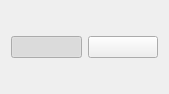
<?xml version="1.0" encoding="UTF-8"?>
<ui version="4.0">
 <class>DrawingToolSelector</class>
 <widget class="QWidget" name="DrawingToolSelector">
  <property name="geometry">
   <rect>
    <x>0</x>
    <y>0</y>
    <width>169</width>
    <height>94</height>
   </rect>
  </property>
  <property name="windowTitle">
   <string>Form</string>
  </property>
  <layout class="QHBoxLayout" name="horizontalLayout_2">
   <item>
    <layout class="QHBoxLayout" name="horizontalLayout">
     <item>
      <widget class="QPushButton" name="pushButtonCircle">
       <property name="sizePolicy">
        <sizepolicy hsizetype="Preferred" vsizetype="Fixed">
         <horstretch>0</horstretch>
         <verstretch>0</verstretch>
        </sizepolicy>
       </property>
       <property name="text">
        <string/>
       </property>
       <property name="icon">
        <iconset resource="assets.qrc">
         <normaloff>:/assets/menu/circ.png</normaloff>:/assets/menu/circ.png</iconset>
       </property>
       <property name="checkable">
        <bool>true</bool>
       </property>
       <property name="checked">
        <bool>true</bool>
       </property>
       <property name="autoExclusive">
        <bool>true</bool>
       </property>
      </widget>
     </item>
     <item>
      <widget class="QPushButton" name="pushButtonRect">
       <property name="sizePolicy">
        <sizepolicy hsizetype="Preferred" vsizetype="Fixed">
         <horstretch>0</horstretch>
         <verstretch>0</verstretch>
        </sizepolicy>
       </property>
       <property name="text">
        <string/>
       </property>
       <property name="icon">
        <iconset resource="assets.qrc">
         <normaloff>:/assets/menu/rect.png</normaloff>:/assets/menu/rect.png</iconset>
       </property>
       <property name="checkable">
        <bool>true</bool>
       </property>
       <property name="autoExclusive">
        <bool>true</bool>
       </property>
      </widget>
     </item>
    </layout>
   </item>
  </layout>
 </widget>
 <resources>
  <include location="assets.qrc"/>
 </resources>
 <connections/>
</ui>
